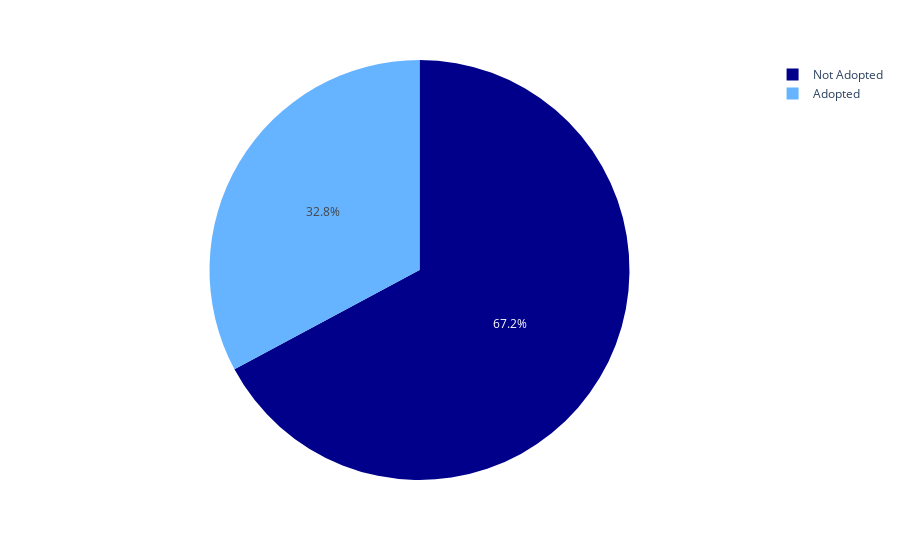

Notebook code cell kept with this figure:
### Code cell
px.pie(names = ['Adopted', 'Not Adopted'], 
       values = [adoption_rate_overall, 100 - adoption_rate_overall], 
       color_discrete_sequence=['#00008B','#66b3ff'])

### Figure 1 — Plotly figure (JSON) as saved in the notebook; plotly's stock layout.template omitted (floating-point values rounded to 4 significant figures)
{"data": [{"domain": {"x": [0, 1], "y": [0, 1]}, "hovertemplate": "label=%{label}<br>value=%{value}<extra></extra>", "labels": ["Adopted", "Not Adopted"], "legendgroup": "", "name": "", "showlegend": true, "type": "pie", "values": [32.84, 67.16]}], "layout": {"legend": {"tracegroupgap": 0}, "margin": {"t": 60}, "piecolorway": ["#00008B", "#66b3ff"]}}
